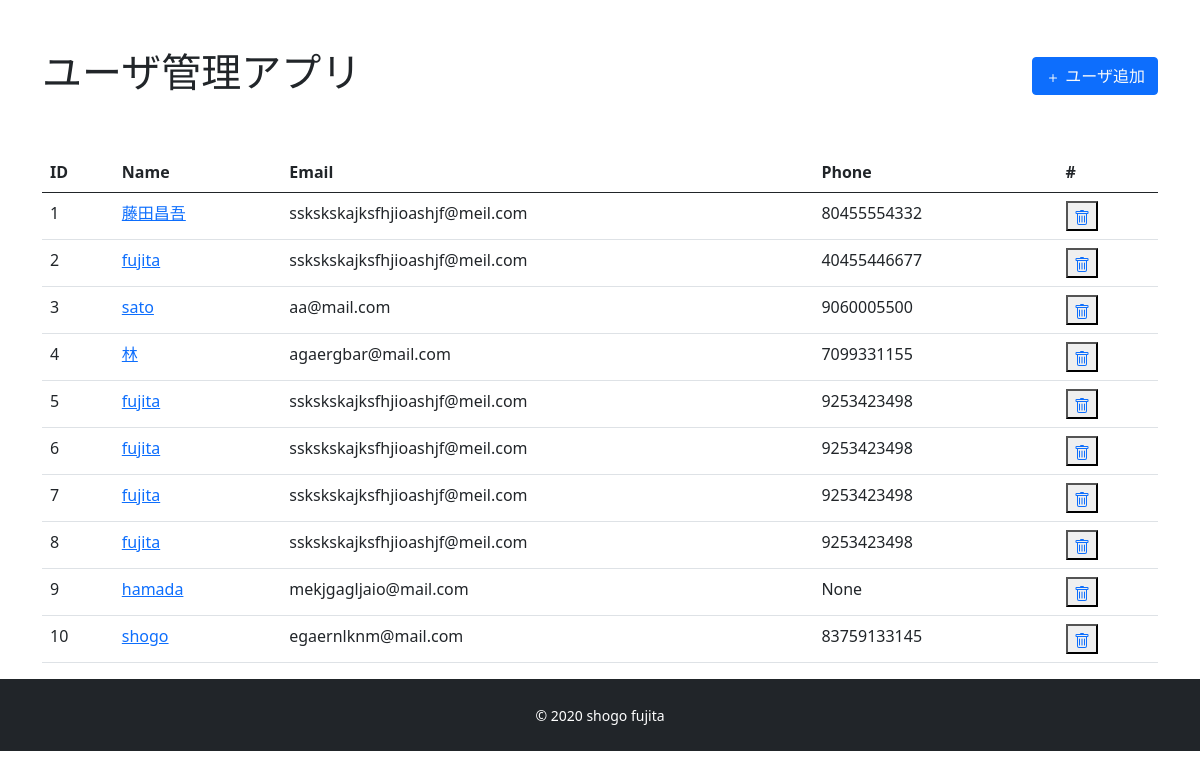
The page / on the database its author committed.
### app/models.py (models this page shows, shortened)
class User(models.Model):
    name = models.CharField('名前', max_length=100)
    email = models.EmailField('メールアドレス', max_length=100)
    phone = models.IntegerField('電話番号', blank=True, null=True)

### app/views.py (the view)
# urls.py: path('', views.index, name='index'), #/user
def index(request):
    context = {
        'user_data': User.objects.all(),
    }
    return render(request, 'app/index.html', context)

### app/templates/app/index.html (shortened to what this page needs)
{% extends 'app/base.html' %}
{% block content %}
<div class="my-5 d-flex justify-content-between align-items-center" style="height: 100%;">
  <h1>ユーザ管理アプリ</h1>
  <button class="btn btn-primary">
    <a class="text-light text-decoration-none" href="{% url 'user:add' %}">
      <svg xmlns="http://www.w3.org/2000/svg" width="16" height="16" fill="currentColor" class="bi bi-plus" viewBox="0 0 16 16">
        <path d="M8 4a.5.5 0 0 1 .5.5v3h3a.5.5 0 0 1 0 1h-3v3a.5.5 0 0 1-1 0v-3h-3a.5.5 0 0 1 0-1h3v-3A.5.5 0 0 1 8 4z" />
      </svg>
      ユーザ追加
    </a>
  </button>
</div>
<table class="table">
  <thead>
    <tr>
      <th>ID</th>
      <th>Name</th>
      <th>Email</th>
      <th>Phone</th>
      <th>#</th>
    </tr>
  </thead>
  <tbody class="users-table-body">
    {% for user in user_data %}
    <tr>
      <td> {{ user.id }} </td>
      <td><a href="{% url 'user:update' user.pk %}" class="text-decoretion-none"> {{ user.name }} </a></td>
      <td> {{ user.email }} </td>
      <td> {{ user.phone }} </td>
      <td>
        <button class="deleteButton" id="{{ user.id }}" class='text-decoration-none' onclick='return confirm("ID:{{ user.id }}のユーザ情報を削除します。\n本当によろしいですか？")'>
        <a href="{% url 'user:delete' user.pk %}">
        </a>
        </button>
      </td>
    </tr>
    {% endfor%}
  </tbody>
</table>
{% endblock %}

### app/templates/app/base.html (shortened to what this page needs)
{% load static %}
<!DOCTYPE html>
<html lang="ja">
<head>
  <link href="https://cdn.jsdelivr.net/npm/bootstrap@5.0.2/dist/css/bootstrap.min.css" rel="stylesheet"
>
</head>
<body>
  <main>
    <div class="container">
      {% block content %}
      {% endblock %}
    </div>
  </main>
  <footer class="py-4 bg-dark text-center">
    <small class="text-white">&copy; 2020 shogo fujita</small>
  </footer>
</body>
</html>

### rows shown on the page
User: id "1", name "藤田昌吾", email "sskskskajksfhjioashjf@meil.com", phone "80455554332"
User: id "2", name "fujita", email "sskskskajksfhjioashjf@meil.com", phone "40455446677"
User: id "3", name "sato", email "aa@mail.com", phone "9060005500"
User: id "4", name "林", email "agaergbar@mail.com", phone "7099331155"
User: id "5", name "fujita", email "sskskskajksfhjioashjf@meil.com", phone "9253423498"
User: id "6", name "fujita", email "sskskskajksfhjioashjf@meil.com", phone "9253423498"
User: id "7", name "fujita", email "sskskskajksfhjioashjf@meil.com", phone "9253423498"
User: id "8", name "fujita", email "sskskskajksfhjioashjf@meil.com", phone "9253423498"
User: id "9", name "hamada", email "mekjgagljaio@mail.com", phone "None"
User: id "10", name "shogo", email "egaernlknm@mail.com", phone "83759133145"
